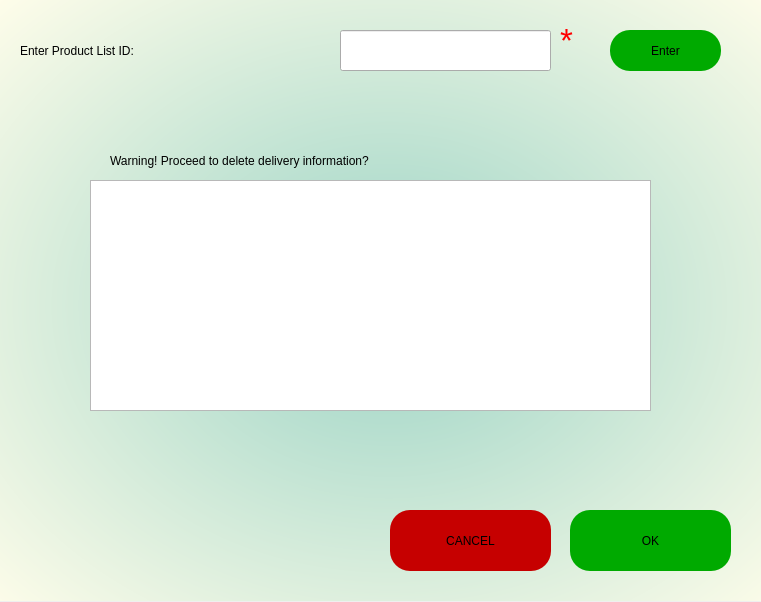
<?xml version="1.0" encoding="UTF-8"?>
<ui version="4.0">
 <class>Form</class>
 <widget class="QWidget" name="Form">
  <property name="geometry">
   <rect>
    <x>0</x>
    <y>0</y>
    <width>761</width>
    <height>602</height>
   </rect>
  </property>
  <property name="windowTitle">
   <string>Delete Food List</string>
  </property>
  <widget class="QWidget" name="widget" native="true">
   <property name="geometry">
    <rect>
     <x>0</x>
     <y>0</y>
     <width>761</width>
     <height>601</height>
    </rect>
   </property>
   <property name="styleSheet">
    <string notr="true">QWidget#widget{
background-color:qradialgradient(spread:pad, cx:0.512, cy:0.511364, radius:0.73, fx:0.511, fy:0.505364, stop:0 rgba(154, 211, 197, 255), stop:1 rgba(255, 253, 234, 255));}</string>
   </property>
   <widget class="QPushButton" name="okButton">
    <property name="geometry">
     <rect>
      <x>570</x>
      <y>510</y>
      <width>161</width>
      <height>61</height>
     </rect>
    </property>
    <property name="palette">
     <palette>
      <active>
       <colorrole role="Button">
        <brush brushstyle="SolidPattern">
         <color alpha="255">
          <red>0</red>
          <green>170</green>
          <blue>0</blue>
         </color>
        </brush>
       </colorrole>
       <colorrole role="Base">
        <brush brushstyle="SolidPattern">
         <color alpha="255">
          <red>0</red>
          <green>170</green>
          <blue>0</blue>
         </color>
        </brush>
       </colorrole>
       <colorrole role="Window">
        <brush brushstyle="SolidPattern">
         <color alpha="255">
          <red>0</red>
          <green>170</green>
          <blue>0</blue>
         </color>
        </brush>
       </colorrole>
      </active>
      <inactive>
       <colorrole role="Button">
        <brush brushstyle="SolidPattern">
         <color alpha="255">
          <red>0</red>
          <green>170</green>
          <blue>0</blue>
         </color>
        </brush>
       </colorrole>
       <colorrole role="Base">
        <brush brushstyle="SolidPattern">
         <color alpha="255">
          <red>0</red>
          <green>170</green>
          <blue>0</blue>
         </color>
        </brush>
       </colorrole>
       <colorrole role="Window">
        <brush brushstyle="SolidPattern">
         <color alpha="255">
          <red>0</red>
          <green>170</green>
          <blue>0</blue>
         </color>
        </brush>
       </colorrole>
      </inactive>
      <disabled>
       <colorrole role="Button">
        <brush brushstyle="SolidPattern">
         <color alpha="255">
          <red>0</red>
          <green>170</green>
          <blue>0</blue>
         </color>
        </brush>
       </colorrole>
       <colorrole role="Base">
        <brush brushstyle="SolidPattern">
         <color alpha="255">
          <red>0</red>
          <green>170</green>
          <blue>0</blue>
         </color>
        </brush>
       </colorrole>
       <colorrole role="Window">
        <brush brushstyle="SolidPattern">
         <color alpha="255">
          <red>0</red>
          <green>170</green>
          <blue>0</blue>
         </color>
        </brush>
       </colorrole>
      </disabled>
     </palette>
    </property>
    <property name="styleSheet">
     <string notr="true">border-radius: 20px;
background-color: rgb(0, 170, 0);
font: 75 18pt &quot;MS Shell Dlg 2&quot;;</string>
    </property>
    <property name="text">
     <string>OK</string>
    </property>
   </widget>
   <widget class="QLabel" name="label_4">
    <property name="geometry">
     <rect>
      <x>20</x>
      <y>30</y>
      <width>321</width>
      <height>41</height>
     </rect>
    </property>
    <property name="styleSheet">
     <string notr="true">font: 25pt &quot;MS Shell Dlg 2&quot;;</string>
    </property>
    <property name="text">
     <string>Enter Product List ID:</string>
    </property>
   </widget>
   <widget class="QLabel" name="label_10">
    <property name="geometry">
     <rect>
      <x>710</x>
      <y>110</y>
      <width>131</width>
      <height>41</height>
     </rect>
    </property>
    <property name="styleSheet">
     <string notr="true">font: 20pt &quot;MS Shell Dlg 2&quot;;</string>
    </property>
    <property name="text">
     <string/>
    </property>
   </widget>
   <widget class="QPushButton" name="login_2">
    <property name="geometry">
     <rect>
      <x>390</x>
      <y>510</y>
      <width>161</width>
      <height>61</height>
     </rect>
    </property>
    <property name="styleSheet">
     <string notr="true">border-radius: 20px;
background-color: rgb(198, 0, 0);
font: 75 18pt &quot;MS Shell Dlg 2&quot;;</string>
    </property>
    <property name="text">
     <string>CANCEL</string>
    </property>
   </widget>
   <widget class="QLineEdit" name="lineEdit_6">
    <property name="geometry">
     <rect>
      <x>340</x>
      <y>30</y>
      <width>211</width>
      <height>41</height>
     </rect>
    </property>
   </widget>
   <widget class="QLabel" name="error1">
    <property name="geometry">
     <rect>
      <x>20</x>
      <y>80</y>
      <width>471</width>
      <height>41</height>
     </rect>
    </property>
    <property name="styleSheet">
     <string notr="true">font: 75 italic 12pt &quot;Century Gothic&quot;;color:red;</string>
    </property>
    <property name="text">
     <string/>
    </property>
   </widget>
   <widget class="QLabel" name="label_8">
    <property name="geometry">
     <rect>
      <x>110</x>
      <y>140</y>
      <width>531</width>
      <height>41</height>
     </rect>
    </property>
    <property name="styleSheet">
     <string notr="true">font: 18pt &quot;MS Shell Dlg 2&quot;;</string>
    </property>
    <property name="text">
     <string>Warning! Proceed to delete delivery information?</string>
    </property>
   </widget>
   <widget class="QTableWidget" name="tableWidget">
    <property name="geometry">
     <rect>
      <x>90</x>
      <y>180</y>
      <width>561</width>
      <height>231</height>
     </rect>
    </property>
   </widget>
   <widget class="QLabel" name="label_13">
    <property name="geometry">
     <rect>
      <x>560</x>
      <y>20</y>
      <width>21</width>
      <height>41</height>
     </rect>
    </property>
    <property name="font">
     <font>
      <family>MS Shell Dlg 2</family>
      <pointsize>25</pointsize>
      <weight>50</weight>
      <italic>false</italic>
      <bold>false</bold>
     </font>
    </property>
    <property name="styleSheet">
     <string notr="true">font: 25pt &quot;MS Shell Dlg 2&quot;;
color: rgb(255, 0, 0);</string>
    </property>
    <property name="text">
     <string>*</string>
    </property>
   </widget>
   <widget class="QPushButton" name="okButton_2">
    <property name="geometry">
     <rect>
      <x>610</x>
      <y>30</y>
      <width>111</width>
      <height>41</height>
     </rect>
    </property>
    <property name="palette">
     <palette>
      <active>
       <colorrole role="Button">
        <brush brushstyle="SolidPattern">
         <color alpha="255">
          <red>0</red>
          <green>170</green>
          <blue>0</blue>
         </color>
        </brush>
       </colorrole>
       <colorrole role="Base">
        <brush brushstyle="SolidPattern">
         <color alpha="255">
          <red>0</red>
          <green>170</green>
          <blue>0</blue>
         </color>
        </brush>
       </colorrole>
       <colorrole role="Window">
        <brush brushstyle="SolidPattern">
         <color alpha="255">
          <red>0</red>
          <green>170</green>
          <blue>0</blue>
         </color>
        </brush>
       </colorrole>
      </active>
      <inactive>
       <colorrole role="Button">
        <brush brushstyle="SolidPattern">
         <color alpha="255">
          <red>0</red>
          <green>170</green>
          <blue>0</blue>
         </color>
        </brush>
       </colorrole>
       <colorrole role="Base">
        <brush brushstyle="SolidPattern">
         <color alpha="255">
          <red>0</red>
          <green>170</green>
          <blue>0</blue>
         </color>
        </brush>
       </colorrole>
       <colorrole role="Window">
        <brush brushstyle="SolidPattern">
         <color alpha="255">
          <red>0</red>
          <green>170</green>
          <blue>0</blue>
         </color>
        </brush>
       </colorrole>
      </inactive>
      <disabled>
       <colorrole role="Button">
        <brush brushstyle="SolidPattern">
         <color alpha="255">
          <red>0</red>
          <green>170</green>
          <blue>0</blue>
         </color>
        </brush>
       </colorrole>
       <colorrole role="Base">
        <brush brushstyle="SolidPattern">
         <color alpha="255">
          <red>0</red>
          <green>170</green>
          <blue>0</blue>
         </color>
        </brush>
       </colorrole>
       <colorrole role="Window">
        <brush brushstyle="SolidPattern">
         <color alpha="255">
          <red>0</red>
          <green>170</green>
          <blue>0</blue>
         </color>
        </brush>
       </colorrole>
      </disabled>
     </palette>
    </property>
    <property name="styleSheet">
     <string notr="true">border-radius: 20px;
background-color: rgb(0, 170, 0);
font: 75 18pt &quot;MS Shell Dlg 2&quot;;</string>
    </property>
    <property name="text">
     <string>Enter</string>
    </property>
   </widget>
  </widget>
 </widget>
 <resources/>
 <connections/>
</ui>
